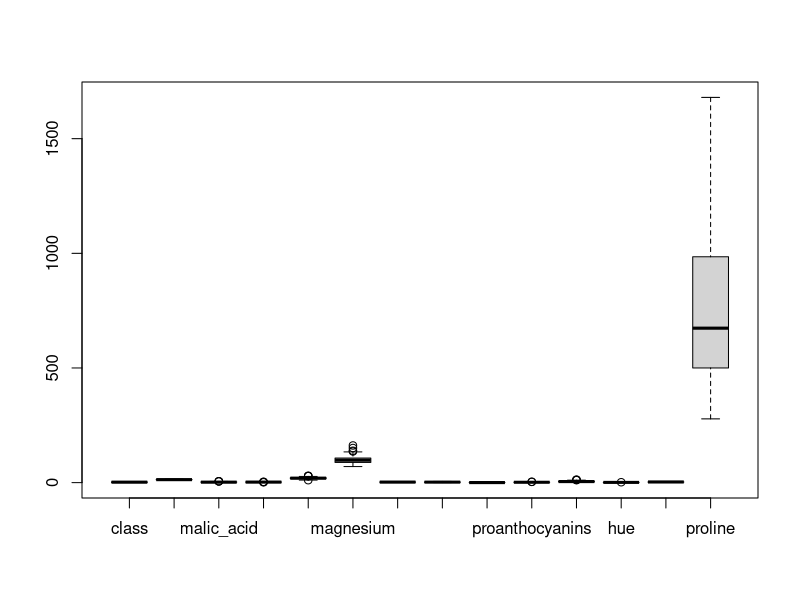
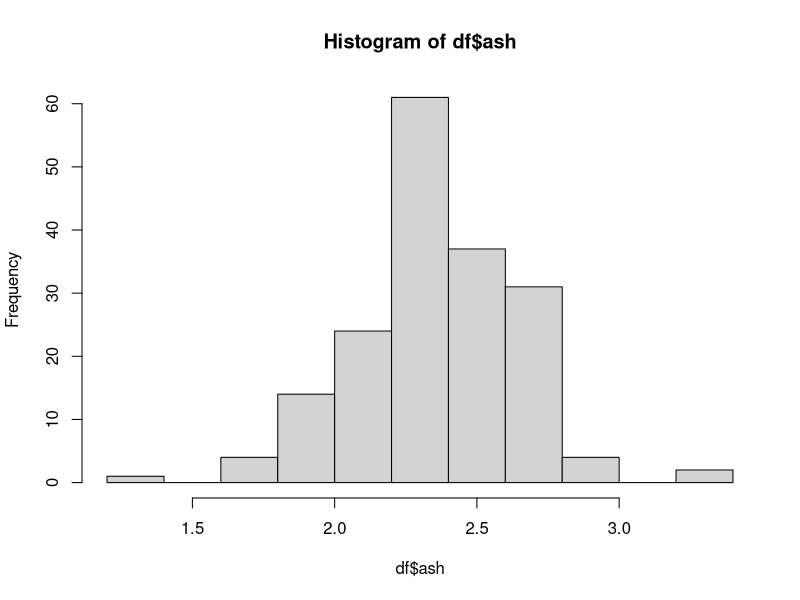
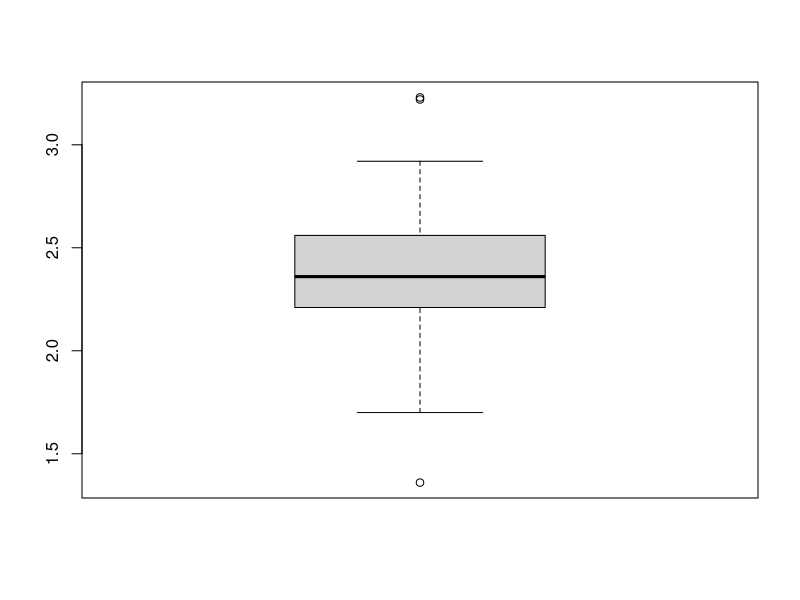
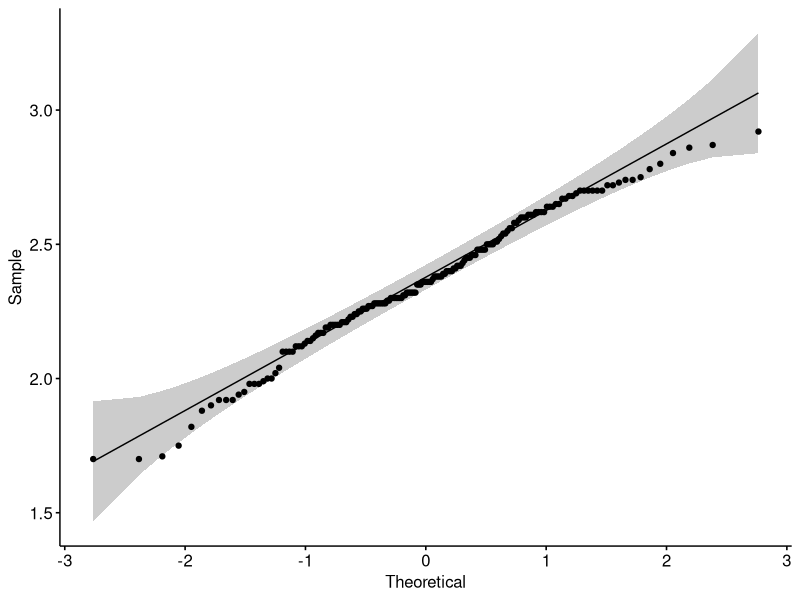
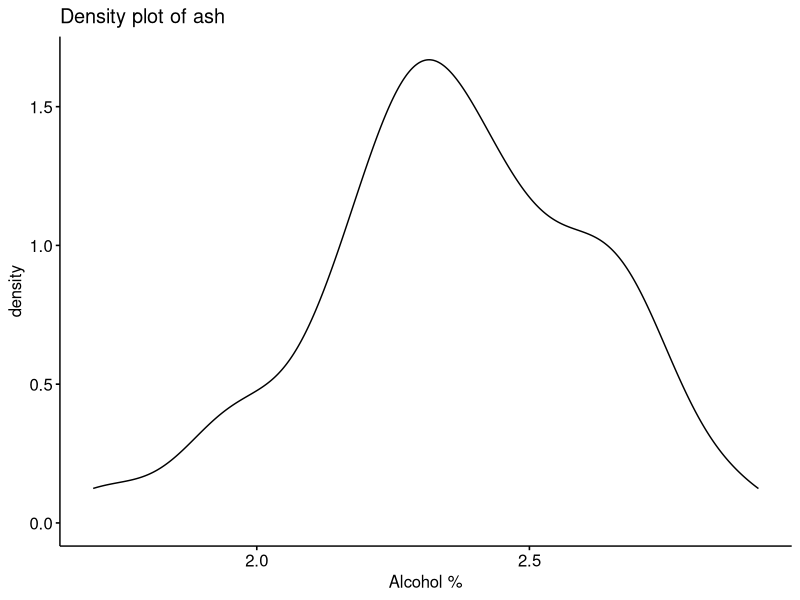
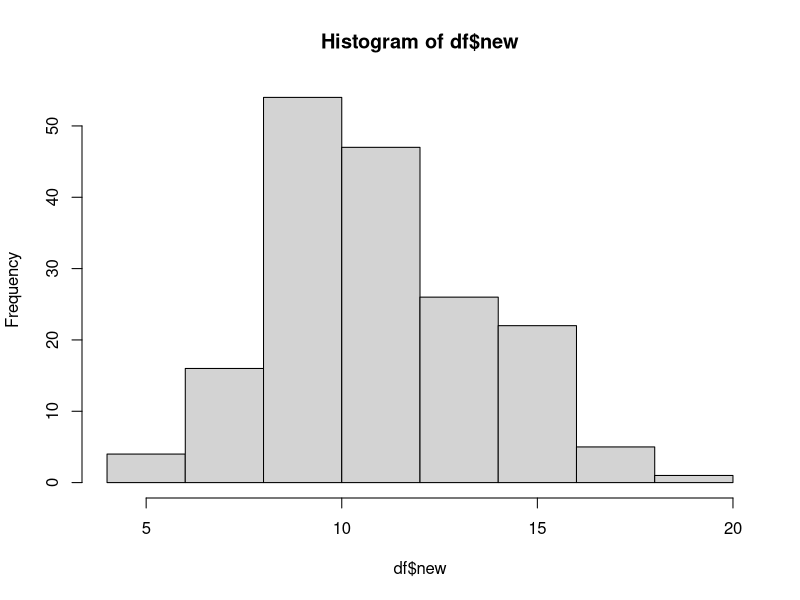
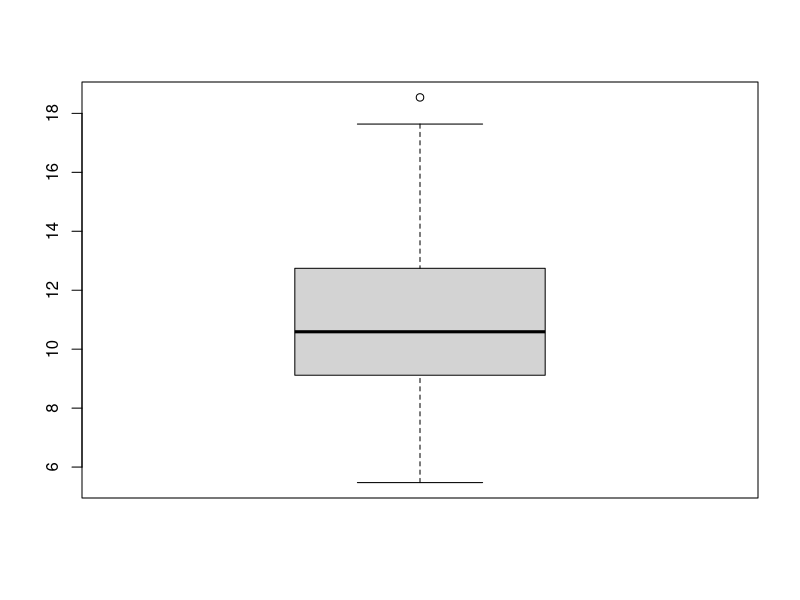
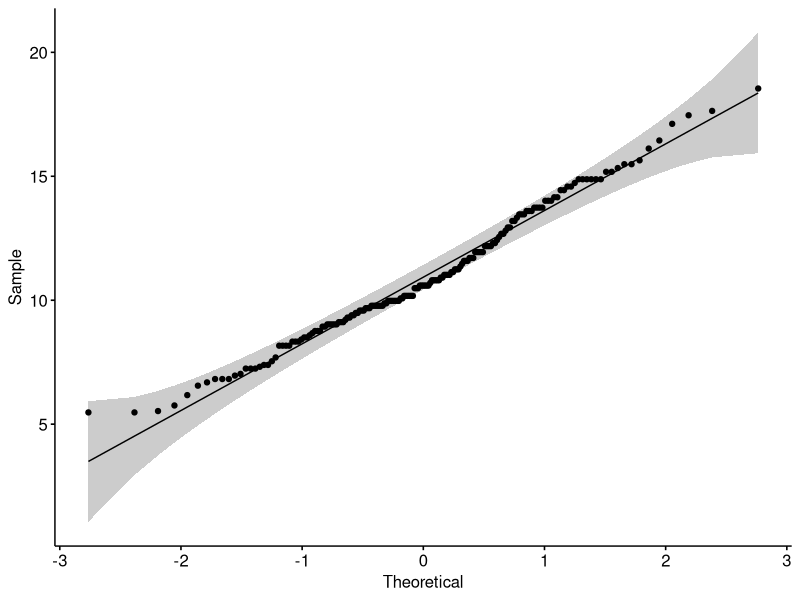

Write the R code that produced these figures, in order. (Note: this script raises an error after producing the figures.)
## libraries
library("dplyr")
library("ggplot2")
library("reshape2")
library("magrittr")
library("ggpubr")

## reading data from dataset
## df <- read.csv("data/bank-additional-full.csv", header=TRUE, sep=";")
df <- read.csv("data/wine.data", header=TRUE, sep=",")
summary(df)
print(head(df, n=3))

## check there are missed value or not
sum(is.na(df))

## boxplot only numeric data
boxplot(df)

## select one var and work with it
hist(df$ash)
boxplot(df$ash)

## removing outliers
outliers <- boxplot(df$ash, plot=FALSE)$out
df <- df[-which(df$ash %in% outliers),]


ggqqplot(df$ash)
ggdensity(df$ash, main = "Density plot of ash",xlab = "Alcohol %")


shapiro.test(df$ash)
ks.test(df$ash, "pnorm", mean(df$ash), sd(df$ash))


## data transformation
df$new <- exp(df$ash)
hist(df$new)
boxplot(df$new)
ggqqplot(df$new)
ggdensity(df$new, main = "Density plot of Alcohol",xlab = "Alcohol %")

shapiro.test(df$new)
ks.test(df$new, "pnorm", mean(df$new), sd(df$new))






## other codes
df1$new <- log(df1$fixed.acidity)
hist(df1)

ggplot(df1, aes(new)) +
  geom_histogram(aes(y = ..density..), colour = "black", fill = "white") +
  stat_function(fun = dnorm, args = list(mean = mean(df1$new, na.rm = T), sd = sd(df1$new, na.rm = T))) + xlab("new (%)")

boxplot(df1$new)
qqnorm(df1$new)
ggqqplot(df1$new)
ggdensity(df1$new, main = "Density plot of Alcohol",xlab = "Alcohol %")



model <- glm(formula = quality ~ fixed.acidity + volatile.acidity + citric.acid + residual.sugar + chlorides + free.sulfur.dioxide + total.sulfur.dioxide + density + pH + sulphates + alcohol, data = df1)
model2 <- glm(formula = quality ~ alcohol, data = df1)
plot(model)


